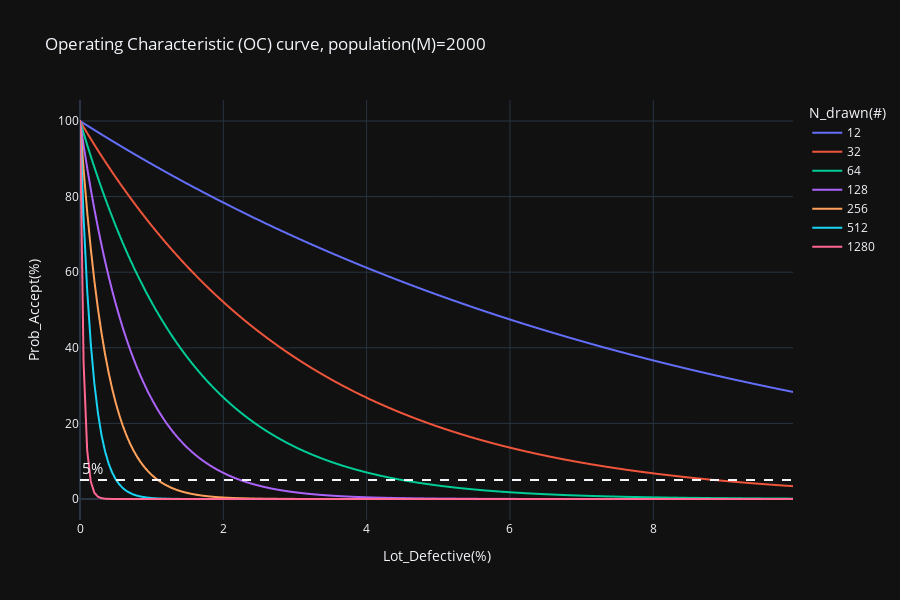

Notebook source saved alongside this figure:
### Markdown cell above
OC curve

### Code cell
fig = px.line(df, x='Lot_Defective', y='Prob_Accept', color='N_drawn',height=600
                ,title=f"Operating Characteristic (OC) curve, population(M)={M}"
                ,labels={
                    'Lot_Defective':'Lot_Defective(%)',
                    'Prob_Accept':'Prob_Accept(%)',
                    'N_drawn':'N_drawn(#)'})
fig.add_hline(y=5, line_dash="dash"
            ,annotation_text="5%"
            ,annotation_position="top left"
            ,annotation_font_size=15)
fig.show()
# fig.write_html(f"OCcurve_population{M}.html")

### Figure 1 — Plotly figure (JSON) as saved in the notebook; plotly's stock layout.template omitted (floating-point values rounded to 4 significant figures; data arrays with more than 128 entries replaced by an {"elided": "..."} marker saying what was removed)
{"data": [{"hovertemplate": "N_drawn(#)=12<br>Lot_Defective(%)=%{x}<br>Prob_Accept(%)=%{y}<extra></extra>", "legendgroup": "12", "line": {"color": "#636efa", "dash": "solid"}, "marker": {"symbol": "circle"}, "mode": "lines", "name": "12", "showlegend": true, "type": "scattergl", "x": {"elided": "200 float values"}, "xaxis": "x", "y": {"elided": "200 float values"}, "yaxis": "y"}, {"hovertemplate": "N_drawn(#)=32<br>Lot_Defective(%)=%{x}<br>Prob_Accept(%)=%{y}<extra></extra>", "legendgroup": "32", "line": {"color": "#EF553B", "dash": "solid"}, "marker": {"symbol": "circle"}, "mode": "lines", "name": "32", "showlegend": true, "type": "scattergl", "x": {"elided": "200 float values"}, "xaxis": "x", "y": {"elided": "200 float values"}, "yaxis": "y"}, {"hovertemplate": "N_drawn(#)=64<br>Lot_Defective(%)=%{x}<br>Prob_Accept(%)=%{y}<extra></extra>", "legendgroup": "64", "line": {"color": "#00cc96", "dash": "solid"}, "marker": {"symbol": "circle"}, "mode": "lines", "name": "64", "showlegend": true, "type": "scattergl", "x": {"elided": "200 float values"}, "xaxis": "x", "y": {"elided": "200 float values"}, "yaxis": "y"}, {"hovertemplate": "N_drawn(#)=128<br>Lot_Defective(%)=%{x}<br>Prob_Accept(%)=%{y}<extra></extra>", "legendgroup": "128", "line": {"color": "#ab63fa", "dash": "solid"}, "marker": {"symbol": "circle"}, "mode": "lines", "name": "128", "showlegend": true, "type": "scattergl", "x": {"elided": "200 float values"}, "xaxis": "x", "y": {"elided": "200 float values"}, "yaxis": "y"}, {"hovertemplate": "N_drawn(#)=256<br>Lot_Defective(%)=%{x}<br>Prob_Accept(%)=%{y}<extra></extra>", "legendgroup": "256", "line": {"color": "#FFA15A", "dash": "solid"}, "marker": {"symbol": "circle"}, "mode": "lines", "name": "256", "showlegend": true, "type": "scattergl", "x": {"elided": "200 float values"}, "xaxis": "x", "y": {"elided": "200 float values"}, "yaxis": "y"}, {"hovertemplate": "N_drawn(#)=512<br>Lot_Defective(%)=%{x}<br>Prob_Accept(%)=%{y}<extra></extra>", "legendgroup": "512", "line": {"color": "#19d3f3", "dash": "solid"}, "marker": {"symbol": "circle"}, "mode": "lines", "name": "512", "showlegend": true, "type": "scattergl", "x": {"elided": "200 float values"}, "xaxis": "x", "y": {"elided": "200 float values"}, "yaxis": "y"}, {"hovertemplate": "N_drawn(#)=1280<br>Lot_Defective(%)=%{x}<br>Prob_Accept(%)=%{y}<extra></extra>", "legendgroup": "1280", "line": {"color": "#FF6692", "dash": "solid"}, "marker": {"symbol": "circle"}, "mode": "lines", "name": "1280", "showlegend": true, "type": "scattergl", "x": {"elided": "200 float values"}, "xaxis": "x", "y": {"elided": "200 float values"}, "yaxis": "y"}], "layout": {"annotations": [{"font": {"size": 15}, "showarrow": false, "text": "5%", "x": 0, "xanchor": "left", "xref": "x domain", "y": 5, "yanchor": "bottom", "yref": "y"}], "height": 600, "legend": {"title": {"text": "N_drawn(#)"}, "tracegroupgap": 0}, "shapes": [{"line": {"dash": "dash"}, "type": "line", "x0": 0, "x1": 1, "xref": "x domain", "y0": 5, "y1": 5, "yref": "y"}], "title": {"text": "Operating Characteristic (OC) curve, population(M)=2000"}, "xaxis": {"anchor": "y", "domain": [0, 1], "title": {"text": "Lot_Defective(%)"}}, "yaxis": {"anchor": "x", "domain": [0, 1], "title": {"text": "Prob_Accept(%)"}}}}
